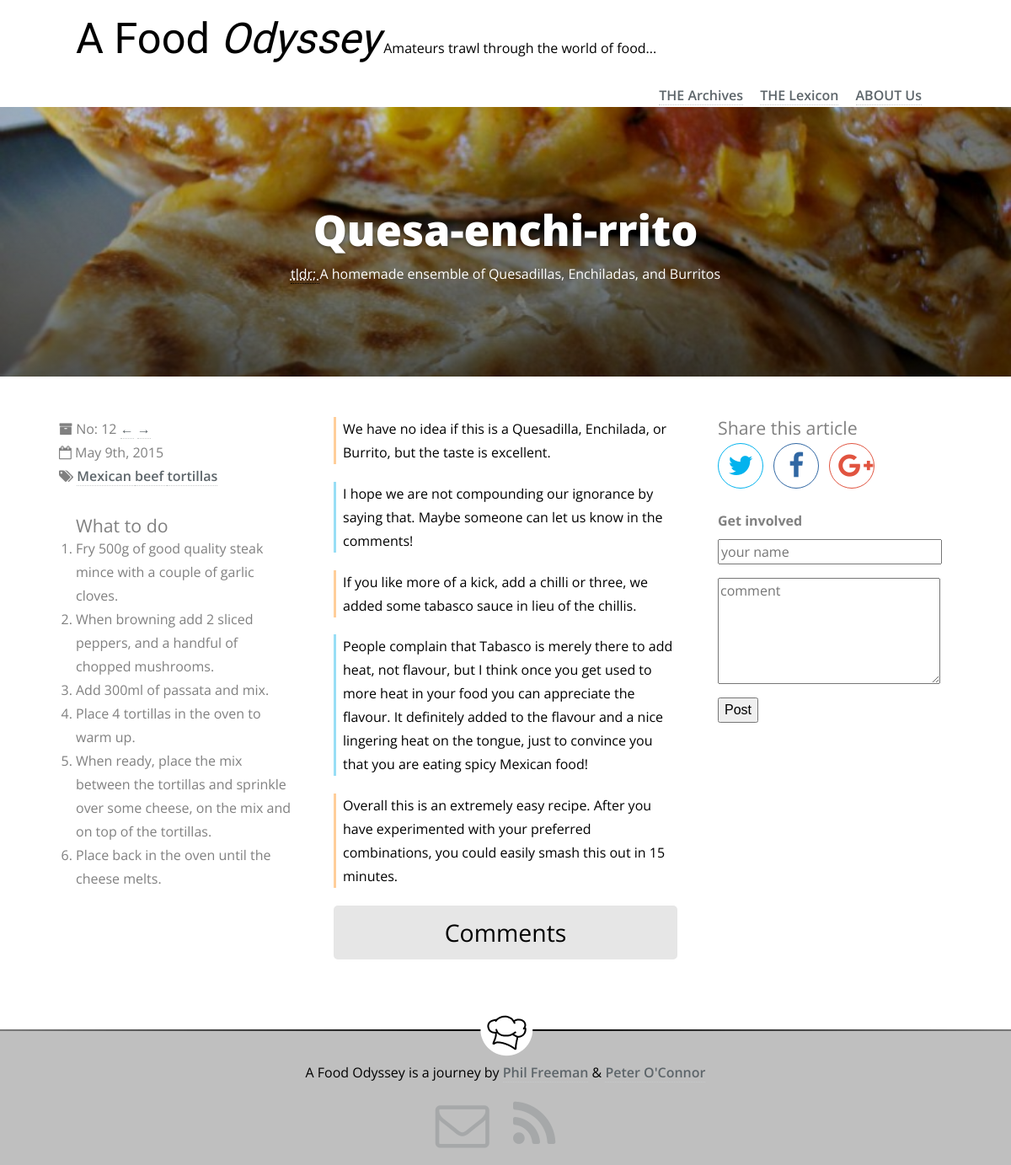
Page /articles/quesa-enchi-rrito on the committed database.
### tables this page shows
CREATE TABLE IF NOT EXISTS `articles` (
  `id` smallint(5) unsigned NOT NULL AUTO_INCREMENT,
  `title` varchar(50) NOT NULL,
  `summary` text NOT NULL,
  `tags` varchar(50) DEFAULT NULL,
  `banner_image_path` varchar(50) NOT NULL,
  `directions_md` text NOT NULL,
  `directions_html` text NOT NULL,
  `content_md` mediumtext NOT NULL,
  `content_html` mediumtext NOT NULL,
  `pubDate` datetime NOT NULL,
  `url` varchar(50) NOT NULL,
  PRIMARY KEY (`id`)
);

### Article.php (called while the page is built, shortened)
<?php
class Article
{
	private $mId;
	private $mTitle;
	private $mSummary;
	private $mTags;
	private $mContentHtml;
	private $mPubDate;
	private $mBannerImagePath;
	private $mDirectionsHtml;
	private $mNextArticleUrl;
	private $mPreviousArticleUrl;
	public function __construct($id, $title, $summary, $tags, $contentMd, $contentHtml, $pubDate, $bannerImagePath,
		$directionsMd, $directionsHtml, $url)
	{
		$this->mId = $id;
		$this->mTitle = $title;
		$this->mSummary = $summary;
		$this->mTags = $tags;
		$this->mContentHtml = $contentHtml;
		$this->mBannerImagePath = $bannerImagePath;
		$this->mDirectionsHtml = $directionsHtml;
		if ($pubDate instanceof DateTime)
		{
			$this->mPubDate = $pubDate;
		}
		else
		{
			throw new InvalidArgumentException("$pubDate must be of type DateTime");
		}
	}
	public function getId()
	{
		return $this->mId;
	}
	public function getTitle()
	{
		return $this->mTitle;
	}
	public function getSummary()
	{
		return $this->mSummary;
	}
	public function getContentHtml()
	{
		return $this->mContentHtml;
	}
	public function getNicePubDate()
	{
		return $this->mPubDate->format('F jS, Y');
	}
	public function getHtmlPubDate()
	{
		return $this->mPubDate->format('Y-m-d');
	}
	public function getBannerImagePath()
	{
		return $this->mBannerImagePath;
	}
	public function getDirectionsHtml()
	{
		return $this->mDirectionsHtml;
	}
	public function getNextArticleUrl()
	{
		return $this->mNextArticleUrl;
	}
	public function setNextArticleUrl($nextUrl)
	{
		$this->mNextArticleUrl = $nextUrl;
	}
	public function getPreviousArticleUrl()
	{
		return $this->mPreviousArticleUrl;
	}
	public function setPreviousArticleUrl($prevUrl)
	{
		$this->mPreviousArticleUrl = $prevUrl;
	}
	public function getTagsAsArray()
	{
		return explode(" ", $this->mTags);
	}
}

### Database.php (called while the page is built, shortened)
<?php
require "Article.php";
class Database
{
	private $mConnection;
	public function OpenReadOnlyConnection()
	{
		$result = false;
		$this->mConnection = new mysqli("localhost", "cmsVisitor", "JxYZTwDxt2LyULpQ", "cms");
		if ($this->mConnection)
		{
			$result = true;
		}
		return $result;
	}
	public function getArticleByUrl($url)
	{
		$articles = array();
		$query = "SELECT * FROM articles WHERE url = ?";
		$stmt = mysqli_prepare($this->mConnection, $query);
		mysqli_stmt_bind_param($stmt, 's', $url);
		if (!mysqli_stmt_execute($stmt))
		{
			throw new Exception("Database query failed");
		}
		else
		{
			mysqli_stmt_bind_result($stmt, $idCol, $titleCol, $summaryCol, $tagsCol, $bannerImagePathCol,
	        	$directionsMdCol, $directionsHtmlCol, $contentMdCol, $contentHtmlCol, $pubDateCol, $urlCol);
	        while (mysqli_stmt_fetch($stmt))
	        {
	        	$article = new Article($idCol, $titleCol, $summaryCol, $tagsCol, $contentMdCol,
	        		$contentHtmlCol, date_create_from_format('Y-m-d H:i:s', $pubDateCol), $bannerImagePathCol,
	        		$directionsMdCol, $directionsHtmlCol, $urlCol);
	        	array_push($articles, $article);
	        }
	        if (count($articles) !== 0)
	        {
	        	$articles[0]->setComments($this->getArticleComments($articles[0]->getId()));
	        	$articles[0]->setNextArticleUrl($this->getNextArticleUrl($articles[0]->getId()));
	        	$articles[0]->setPreviousArticleUrl($this->getPreviousArticleUrl($articles[0]->getId()));
	        }
		}
		return $articles;
	}
	public function getNextArticleUrl($id)
	{
		$nextArticleUrl = 0;
		$query = "SELECT url FROM articles WHERE id = (SELECT min(id) FROM articles WHERE id > ?)";
		$stmt = mysqli_prepare($this->mConnection, $query);
		mysqli_stmt_bind_param($stmt, 'i', $id);
		if (mysqli_stmt_execute($stmt))
		{
			mysqli_stmt_bind_result($stmt, $urlCol);
			while (mysqli_stmt_fetch($stmt))
			{
				$nextArticleUrl = $urlCol;
			}
		}
		return $nextArticleUrl;
	}
	public function getPreviousArticleUrl($id)
	{
		$previousArticleUrl = 0;
		$query = "SELECT url FROM articles WHERE id = (SELECT max(id) FROM articles WHERE id < ?)";
		$stmt = mysqli_prepare($this->mConnection, $query);
		mysqli_stmt_bind_param($stmt, 'i', $id);
		if (mysqli_stmt_execute($stmt))
		{
			mysqli_stmt_bind_result($stmt, $urlCol);
			while (mysqli_stmt_fetch($stmt))
			{
				$previousArticleUrl = $urlCol;
			}
		}
		return $previousArticleUrl;
	}
	public function getArticleComments($id)
	{
		$comments = array();
		$query = "SELECT * FROM comments WHERE article = ?";
		$stmt = mysqli_prepare($this->mConnection, $query);
		mysqli_stmt_bind_param($stmt, 'i', $id);
		if (!mysqli_stmt_execute($stmt))
		{
			throw new Exception("Database query failed");
		}
		else
		{
			mysqli_stmt_bind_result($stmt, $idCol, $articleCol, $nameCol, $commentCol, $dateCol);
	        while (mysqli_stmt_fetch($stmt))
	        {
	        	$comment = new Comment($idCol, $articleCol, $nameCol, $commentCol,
	        		date_create_from_format('Y-m-d H:i:s', $dateCol));
	        	array_push($comments, $comment);
	        }
		}
		return $comments;
	}
}

### templates/blogEntryView.phtml (the view, shortened to what this page needs)
<!DOCTYPE html>
<html lang="en">
    <head>
        <link rel="stylesheet" href="../css/reset.css">
        <link rel="stylesheet" href="../css/article-style.css">
        <link href="//maxcdn.bootstrapcdn.com/font-awesome/4.2.0/css/font-awesome.min.css" rel="stylesheet">
    </head>
    <body>
        <div class="grid-container">
            <header id="site-header">
                <h1>A Food <i>Odyssey</i></h1>
                <p id="tagline">Amateurs trawl through the world of food...</p>
                <nav>
                    <ul>
                        <li><a href="#">THE Archives</a></li>
                        <li><a href="#">THE Lexicon</a></li>
                        <li><a href="#">ABOUT Us</a></li>
                    </ul>
                </nav>
            </header>
        </div>
        <header id="article-header"
                style="background-image: linear-gradient(to bottom, rgba(0, 0, 0, 0.2), rgba(0, 0, 0, 0.6)),
                    url('../img/<?php echo $this->article->getBannerImagePath(); ?>')">
            <div class="article-header-container">
                <h1>
                    <?php echo $this->article->getTitle(); ?>
                </h1>
                <p>
                    <abbr title="too long, didn't read. A quick summary for those who are in a rush">
                        tldr&#59;
                    </abbr>
                    <?php echo $this->article->getSummary(); ?>
                </p>
            </div>
        </header>
        <div class="grid-container">
            <aside id="article-info">
                <ul>
                    <li id="article-number"> No:
                        <span id="article-num">
                            <?php echo $this->article->getId(); ?>
                        </span>
                        <a href="../articles/<?php echo $this->article->getPreviousArticleUrl(); ?>">&larr;</a>
                        <a href="../articles/<?php echo $this->article->getNextArticleUrl(); ?>">&rarr;</a>
                    </li>
                    <li id="article-date">
                        <time datetime="<?php echo $this->article->getHtmlPubDate(); ?>">
                            <?php echo $this->article->getNicePubDate(); ?>
                        </time>
                    </li>
                    <li id="article-tags">
                        <?php foreach($this->article->getTagsAsArray() as $tag): ?>
                            <a href="../../tags/<?=$tag ?>">
                                <?=$tag ?>
                            </a>
                        <?php endforeach; ?>
                    </li>
                </ul>
                <h4>What to do</h4>
                <?php echo $this->article->getDirectionsHtml(); ?>
            </aside>
            <article id="main-article">
                <?php echo $this->article->getContentHtml(); ?>
                <div id="comments-toggle"><h3 id="comments-toggle-text">Comments</h3></div>
            </article>
            <aside id="article-share">
                <h4>Share this article</h4>
                <ul>
                    <li id="share-twitter"><a href="https://twitter.com/share?hashtags=A%20Food%20Odyssey" class="no-decoration"><i class="fa fa-twitter fa-2x"></i></a></li>
                    <li id="share-facebook"><a href="#" class="no-decoration" id="fb-link"><i class="fa fa-facebook fa-2x"></i></a></li>
                    <li id="share-google"><a href="#" class="no-decoration" id="google-link"><i class="fa fa-google-plus fa-2x"></i></a></li>
                </ul>
                <h5>Get involved</h5>
                <form action="addBlogComment.php" method="POST">
                    <input type="text" id="author" name="author" placeholder="your name" maxlength="50" required />
                    <textarea id="comment" name="comment" placeholder="comment" rows="5" required></textarea>
                    <button type="submit" id="post-comment-btn">Post</button>
                </form>
            </aside>
        </div>
        <footer>
            <p>A Food Odyssey is a journey by <a href="http://www.pjfreeman.co.uk/">Phil Freeman</a> &amp;
                <a href="http://poc275.co.uk">Peter O'Connor</a>
            </p>
            <address id="footer-social">
                <ul id="footer-logos">
                    <li><a href="mailto:poc275@gmail.com?Subject=A%20Food%20Odyssey" title="send us an email" class="no-decoration"><i class="fa fa-envelope-o fa-4x"></i></a></li>
                    <li><a href="../rss.xml" title="follow our blog" class="no-decoration"><i class="fa fa-rss fa-4x"></i></a></li>
                </ul>
            </address>
        </footer>
    </body>
</html>

### css/article-style.css (style rules this page uses)
html { font-size: 1em; }
body { font-family: 'Open Sans', sans-serif; font-weight: 400; line-height: 1.75; }
h1, h2, h3, h4 { font-weight: inherit; line-height: 1.2; }
h1 { font-size: 3.157em; }
h3 { font-size: 1.777em; }
h4 { font-size: 1.333em; }
p { font-size: 1em; }
#main-article p { margin-bottom: 1.3em; }
i { font-style: italic; }
.grid-container { margin: 0 auto; width: 85%; max-width: 1500px; }
#site-header { padding: 1em 0; }
#site-header h1 { font-family: 'Gentium Book Basic', serif; }
#site-header h1, #site-header p, #site-header nav { display: inline-block; }
nav { float: left; margin: 0.5em 0; }
nav ul > li { display: inline-block; margin: 0 1em 0 0; }
#article-header { display: table; background-position: center center; background-repeat: no-repeat; background-size: cover; width: 100%; height: 20em; color: #fff; }
#article-header h1 { font-weight: 800; text-shadow: 0 2px 4px rgba(0, 0, 0, 0.4); line-height: 1.5; }
.article-header-container { display: table-cell; text-align: center; vertical-align: middle; }
#main-article p:nth-of-type(2n+1) { border-left: 3px solid rgba(255, 206, 154, 1); padding-left: 0.5em; }
#main-article p:nth-of-type(2n) { border-left: 3px solid rgba(152, 222, 245, 1); padding-left: 0.5em; }
p.phil { border-left: 3px solid rgba(255, 206, 154, 1) !important; padding-left: 0.5em; }
p.pete { border-left: 3px solid rgba(152, 222, 245, 1) !important; padding-left: 0.5em; }
#main-article p { max-width: 600px; }
#article-info { color: #808080; padding: 1.5em 0; }
#article-info ul { list-style: outside; list-style-type: none; }
#article-info ul li#article-number:before { font-family: "FontAwesome"; content: "\f187"; margin: 0 0 0 -20px; }
#article-info ul li#article-date:before { font-family: "FontAwesome"; content: "\f133"; margin: 0 0 0 -20px; }
#article-info ul li#article-tags:before { font-family: "FontAwesome"; content: "\f02c"; margin: 0 0 0 -20px; }
#article-info h4 { padding-top: 1.5em; }
#article-info ol { list-style-type: decimal; }
#article-share { color: #808080; padding: 1.5em 0; }
#article-share h4 { padding: 0 0 0.25em 0; }
#article-share h5 { padding: 1.5em 0 0.5em 0; }
#article-share form input, #article-share form textarea { display: block; width: 100%; margin-bottom: 1em; line-height: 1.5; font-family: 'Open Sans', sans-serif; font-size: initial; }
#article-share form button { line-height: 1.5; cursor: pointer; font-size: initial; }
#article-share ul li { display: inline-block; margin-right: 0.5em; text-align: center; width: 2em; height: 2em; border-radius: 2em; padding: 10px; }
#share-twitter { border: 1px solid #03b3ee; }
#share-facebook { border: 1px solid #3067a3; }
#share-google { border: 1px solid #e15440; }
#article-share ul li a i.fa-facebook { color: #3067a3; }
#article-share ul li a i.fa-twitter { color: #03b3ee; }
#article-share ul li a i.fa-google-plus { color: #e15440; }
#comments-toggle { display: block; background-color: rgba(128, 128, 128, 0.2); text-align: center; margin: 1em 0; padding: 15px; border-radius: 5px; cursor: pointer; -webkit-transition: background-color 0.5s ease-in-out; -moz-transition: background-color 0.5s ease-in-out; -o-transition: background-color 0.5s ease-in-out; transition: background-color 0.5s ease-in-out; }
.no-decoration { border-bottom: none; }
a { color: #5d656a; text-decoration: none; border-bottom: 1px dotted #c7cacb; font-weight: 600; }
@media screen and (min-width: 1000px) { nav { margin: 1.4em 0 0 0; float: right; padding-left: 0.5em; } }
@media screen and (min-width: 1200px) { #article-info { float: left; width: 30%; padding-top: 3em; padding-right: 3em; padding-bottom: 3em; box-sizing: border-box; } }
@media screen and (min-width: 1200px) { #main-article { float: left; width: 40%; padding-top: 3em; padding-bottom: 3em; box-sizing: border-box; } }
@media screen and (min-width: 1200px) { #article-share { float: left; width: 30%; padding-top: 3em; padding-left: 3em; padding-bottom: 3em; box-sizing: border-box; } }
footer { clear: both; background: url('../assets/separator.png') no-repeat scroll 50% 0 rgba(0, 0, 0, 0); text-align: center; padding: 3.5em 0 1em 0; }
footer p { padding-bottom: 1em; }
#footer-logos li { display: inline; margin: 0 1.5em 0 0; }
#footer-logos a i { opacity: 0.25; -webkit-transition: opacity 0.5s ease-in-out; -moz-transition: opacity 0.5s ease-in-out; -o-transition: opacity 0.5s ease-in-out; transition: opacity 0.5s ease-in-out; }

### rows in the picture
articles: banner_image_path (picture), title "Quesa-enchi-rrito", summary "A homemade ensemble of Quesadillas, Enchiladas, and Burritos", id "12", tags "Mexican", tags "beef", tags "tortillas", directions_html "Fry 500g of good quality steak mince with a couple of garlic cloves. When browning add 2 sliced peppers, and a handful of chopped mushrooms. Add 300ml of passata and mix. Place 4 tortillas in the oven to warm up. When ready, place the mix between the tortillas and sprinkle over some cheese, on the mix and on top of the tortillas. Place back in the oven until the cheese melts.", content_html "We have no idea if this is a Quesadilla, Enchilada, or Burrito, but the taste is excellent. I hope we are not compounding our ignorance by saying that. Maybe someone can let us know in the comments! If you like more of a kick, add a chilli or three, we added some tabasco sauce in lieu of the chillis. People complain that Tabasco is merely there to add heat, not flavour, but I think once you get used to more heat in your food you can appreciate the flavour. It definitely added to the flavour and a nice lingering heat on the tongue, just to convince you that you are eating spicy Mexican food! Overall this is an extremely easy recipe. After you have experimented with your preferred…"

### other values in the picture
$this->article->getNicePubDate() "May 9th, 2015"
